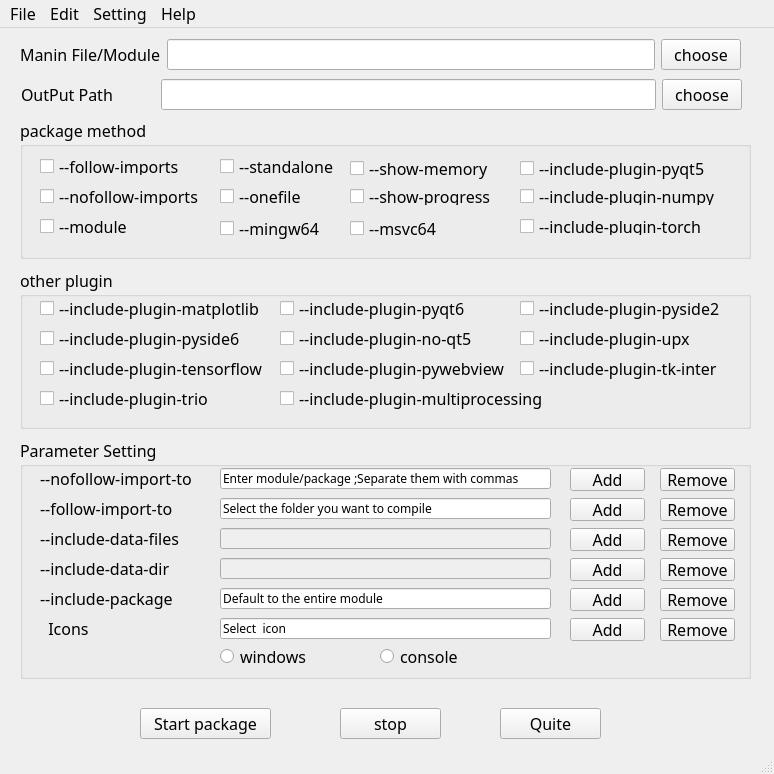
<?xml version="1.0" encoding="UTF-8"?>
<ui version="4.0">
 <class>MainWindow</class>
 <widget class="QMainWindow" name="MainWindow">
  <property name="geometry">
   <rect>
    <x>0</x>
    <y>0</y>
    <width>774</width>
    <height>774</height>
   </rect>
  </property>
  <property name="font">
   <font>
    <family>微软雅黑</family>
    <pointsize>12</pointsize>
   </font>
  </property>
  <property name="windowTitle">
   <string>AutoNuitka</string>
  </property>
  <widget class="QWidget" name="centralwidget">
   <widget class="QGroupBox" name="groupBox">
    <property name="geometry">
     <rect>
      <x>20</x>
      <y>90</y>
      <width>731</width>
      <height>141</height>
     </rect>
    </property>
    <property name="title">
     <string>package method</string>
    </property>
    <widget class="QCheckBox" name="checkBox">
     <property name="geometry">
      <rect>
       <x>20</x>
       <y>40</y>
       <width>151</width>
       <height>17</height>
      </rect>
     </property>
     <property name="text">
      <string>--follow-imports</string>
     </property>
    </widget>
    <widget class="QCheckBox" name="checkBox_2">
     <property name="geometry">
      <rect>
       <x>200</x>
       <y>100</y>
       <width>111</width>
       <height>21</height>
      </rect>
     </property>
     <property name="text">
      <string>--mingw64</string>
     </property>
    </widget>
    <widget class="QCheckBox" name="checkBox_3">
     <property name="geometry">
      <rect>
       <x>200</x>
       <y>40</y>
       <width>141</width>
       <height>17</height>
      </rect>
     </property>
     <property name="text">
      <string>--standalone</string>
     </property>
    </widget>
    <widget class="QCheckBox" name="checkBox_4">
     <property name="geometry">
      <rect>
       <x>200</x>
       <y>70</y>
       <width>141</width>
       <height>17</height>
      </rect>
     </property>
     <property name="text">
      <string>--onefile</string>
     </property>
    </widget>
    <widget class="QCheckBox" name="checkBox_5">
     <property name="geometry">
      <rect>
       <x>330</x>
       <y>40</y>
       <width>151</width>
       <height>21</height>
      </rect>
     </property>
     <property name="text">
      <string>--show-memory</string>
     </property>
    </widget>
    <widget class="QCheckBox" name="checkBox_6">
     <property name="geometry">
      <rect>
       <x>330</x>
       <y>70</y>
       <width>151</width>
       <height>17</height>
      </rect>
     </property>
     <property name="text">
      <string>--show-progress</string>
     </property>
    </widget>
    <widget class="QCheckBox" name="checkBox_7">
     <property name="geometry">
      <rect>
       <x>20</x>
       <y>100</y>
       <width>91</width>
       <height>17</height>
      </rect>
     </property>
     <property name="text">
      <string>--module </string>
     </property>
    </widget>
    <widget class="QCheckBox" name="checkBox_8">
     <property name="geometry">
      <rect>
       <x>20</x>
       <y>70</y>
       <width>171</width>
       <height>17</height>
      </rect>
     </property>
     <property name="text">
      <string>--nofollow-imports</string>
     </property>
    </widget>
    <widget class="QCheckBox" name="checkBox_10">
     <property name="geometry">
      <rect>
       <x>330</x>
       <y>100</y>
       <width>101</width>
       <height>21</height>
      </rect>
     </property>
     <property name="text">
      <string>--msvc64</string>
     </property>
    </widget>
    <widget class="QCheckBox" name="checkBox_9">
     <property name="geometry">
      <rect>
       <x>500</x>
       <y>40</y>
       <width>221</width>
       <height>21</height>
      </rect>
     </property>
     <property name="text">
      <string>--include-plugin-pyqt5</string>
     </property>
    </widget>
    <widget class="QCheckBox" name="checkBox_17">
     <property name="geometry">
      <rect>
       <x>500</x>
       <y>70</y>
       <width>211</width>
       <height>17</height>
      </rect>
     </property>
     <property name="text">
      <string>--include-plugin-numpy</string>
     </property>
    </widget>
    <widget class="QCheckBox" name="checkBox_20">
     <property name="geometry">
      <rect>
       <x>500</x>
       <y>100</y>
       <width>211</width>
       <height>17</height>
      </rect>
     </property>
     <property name="text">
      <string>--include-plugin-torch</string>
     </property>
    </widget>
   </widget>
   <widget class="QGroupBox" name="groupBox_2">
    <property name="geometry">
     <rect>
      <x>20</x>
      <y>410</y>
      <width>731</width>
      <height>241</height>
     </rect>
    </property>
    <property name="title">
     <string>Parameter Setting</string>
    </property>
    <widget class="QLabel" name="label_3">
     <property name="geometry">
      <rect>
       <x>20</x>
       <y>30</y>
       <width>171</width>
       <height>21</height>
      </rect>
     </property>
     <property name="text">
      <string>--nofollow-import-to</string>
     </property>
    </widget>
    <widget class="QLineEdit" name="lineEdit_3">
     <property name="geometry">
      <rect>
       <x>200</x>
       <y>30</y>
       <width>331</width>
       <height>21</height>
      </rect>
     </property>
     <property name="font">
      <font>
       <family>微软雅黑</family>
       <pointsize>9</pointsize>
      </font>
     </property>
     <property name="text">
      <string>Enter module/package ;Separate them with commas</string>
     </property>
    </widget>
    <widget class="QPushButton" name="pushButton_3">
     <property name="geometry">
      <rect>
       <x>550</x>
       <y>30</y>
       <width>75</width>
       <height>23</height>
      </rect>
     </property>
     <property name="text">
      <string>Add</string>
     </property>
    </widget>
    <widget class="QPushButton" name="pushButton_10">
     <property name="geometry">
      <rect>
       <x>640</x>
       <y>30</y>
       <width>75</width>
       <height>23</height>
      </rect>
     </property>
     <property name="text">
      <string>Remove</string>
     </property>
    </widget>
    <widget class="QLabel" name="label_5">
     <property name="geometry">
      <rect>
       <x>20</x>
       <y>150</y>
       <width>271</width>
       <height>21</height>
      </rect>
     </property>
     <property name="text">
      <string>--include-package</string>
     </property>
    </widget>
    <widget class="QLineEdit" name="lineEdit_4">
     <property name="geometry">
      <rect>
       <x>200</x>
       <y>60</y>
       <width>331</width>
       <height>21</height>
      </rect>
     </property>
     <property name="font">
      <font>
       <family>微软雅黑</family>
       <pointsize>9</pointsize>
      </font>
     </property>
     <property name="text">
      <string>Select the folder you want to compile</string>
     </property>
    </widget>
    <widget class="QPushButton" name="pushButton_4">
     <property name="geometry">
      <rect>
       <x>550</x>
       <y>60</y>
       <width>75</width>
       <height>23</height>
      </rect>
     </property>
     <property name="text">
      <string>Add</string>
     </property>
    </widget>
    <widget class="QPushButton" name="pushButton_12">
     <property name="geometry">
      <rect>
       <x>640</x>
       <y>60</y>
       <width>75</width>
       <height>23</height>
      </rect>
     </property>
     <property name="text">
      <string>Remove</string>
     </property>
    </widget>
    <widget class="QLabel" name="label_6">
     <property name="geometry">
      <rect>
       <x>20</x>
       <y>90</y>
       <width>271</width>
       <height>21</height>
      </rect>
     </property>
     <property name="text">
      <string>--include-data-files</string>
     </property>
    </widget>
    <widget class="QLineEdit" name="lineEdit_5">
     <property name="enabled">
      <bool>false</bool>
     </property>
     <property name="geometry">
      <rect>
       <x>200</x>
       <y>90</y>
       <width>331</width>
       <height>21</height>
      </rect>
     </property>
     <property name="font">
      <font>
       <family>微软雅黑</family>
       <pointsize>9</pointsize>
      </font>
     </property>
    </widget>
    <widget class="QPushButton" name="pushButton_5">
     <property name="geometry">
      <rect>
       <x>550</x>
       <y>90</y>
       <width>75</width>
       <height>23</height>
      </rect>
     </property>
     <property name="text">
      <string>Add</string>
     </property>
    </widget>
    <widget class="QPushButton" name="pushButton_14">
     <property name="geometry">
      <rect>
       <x>640</x>
       <y>90</y>
       <width>75</width>
       <height>23</height>
      </rect>
     </property>
     <property name="text">
      <string>Remove</string>
     </property>
    </widget>
    <widget class="QLabel" name="label_7">
     <property name="geometry">
      <rect>
       <x>20</x>
       <y>120</y>
       <width>151</width>
       <height>21</height>
      </rect>
     </property>
     <property name="text">
      <string>--include-data-dir</string>
     </property>
    </widget>
    <widget class="QLineEdit" name="lineEdit_8">
     <property name="enabled">
      <bool>false</bool>
     </property>
     <property name="geometry">
      <rect>
       <x>200</x>
       <y>120</y>
       <width>331</width>
       <height>21</height>
      </rect>
     </property>
     <property name="font">
      <font>
       <family>微软雅黑</family>
       <pointsize>9</pointsize>
      </font>
     </property>
    </widget>
    <widget class="QPushButton" name="pushButton_15">
     <property name="geometry">
      <rect>
       <x>550</x>
       <y>120</y>
       <width>75</width>
       <height>23</height>
      </rect>
     </property>
     <property name="text">
      <string>Add</string>
     </property>
    </widget>
    <widget class="QPushButton" name="pushButton_16">
     <property name="geometry">
      <rect>
       <x>640</x>
       <y>120</y>
       <width>75</width>
       <height>23</height>
      </rect>
     </property>
     <property name="text">
      <string>Remove</string>
     </property>
    </widget>
    <widget class="QLabel" name="label_8">
     <property name="geometry">
      <rect>
       <x>20</x>
       <y>60</y>
       <width>171</width>
       <height>21</height>
      </rect>
     </property>
     <property name="text">
      <string>--follow-import-to</string>
     </property>
    </widget>
    <widget class="QLineEdit" name="lineEdit_9">
     <property name="geometry">
      <rect>
       <x>200</x>
       <y>150</y>
       <width>331</width>
       <height>21</height>
      </rect>
     </property>
     <property name="font">
      <font>
       <family>微软雅黑</family>
       <pointsize>9</pointsize>
      </font>
     </property>
     <property name="text">
      <string>Default to the entire module</string>
     </property>
    </widget>
    <widget class="QPushButton" name="pushButton_17">
     <property name="geometry">
      <rect>
       <x>640</x>
       <y>150</y>
       <width>75</width>
       <height>23</height>
      </rect>
     </property>
     <property name="text">
      <string>Remove</string>
     </property>
    </widget>
    <widget class="QPushButton" name="pushButton_18">
     <property name="geometry">
      <rect>
       <x>550</x>
       <y>150</y>
       <width>75</width>
       <height>23</height>
      </rect>
     </property>
     <property name="text">
      <string>Add</string>
     </property>
    </widget>
    <widget class="QLabel" name="label_4">
     <property name="geometry">
      <rect>
       <x>20</x>
       <y>180</y>
       <width>61</width>
       <height>21</height>
      </rect>
     </property>
     <property name="text">
      <string>  Icons</string>
     </property>
    </widget>
    <widget class="QLineEdit" name="lineEdit_6">
     <property name="geometry">
      <rect>
       <x>200</x>
       <y>180</y>
       <width>331</width>
       <height>21</height>
      </rect>
     </property>
     <property name="font">
      <font>
       <family>微软雅黑</family>
       <pointsize>9</pointsize>
      </font>
     </property>
     <property name="text">
      <string>Select  icon</string>
     </property>
    </widget>
    <widget class="QPushButton" name="pushButton_19">
     <property name="geometry">
      <rect>
       <x>640</x>
       <y>180</y>
       <width>75</width>
       <height>23</height>
      </rect>
     </property>
     <property name="text">
      <string>Remove</string>
     </property>
    </widget>
    <widget class="QPushButton" name="pushButton_20">
     <property name="geometry">
      <rect>
       <x>550</x>
       <y>180</y>
       <width>75</width>
       <height>23</height>
      </rect>
     </property>
     <property name="text">
      <string>Add</string>
     </property>
    </widget>
    <widget class="QRadioButton" name="radioButton">
     <property name="geometry">
      <rect>
       <x>200</x>
       <y>210</y>
       <width>89</width>
       <height>17</height>
      </rect>
     </property>
     <property name="text">
      <string>windows</string>
     </property>
    </widget>
    <widget class="QRadioButton" name="radioButton_2">
     <property name="geometry">
      <rect>
       <x>360</x>
       <y>210</y>
       <width>101</width>
       <height>17</height>
      </rect>
     </property>
     <property name="text">
      <string>console</string>
     </property>
    </widget>
   </widget>
   <widget class="QPushButton" name="pushButton_7">
    <property name="geometry">
     <rect>
      <x>140</x>
      <y>680</y>
      <width>131</width>
      <height>31</height>
     </rect>
    </property>
    <property name="text">
     <string>Start package</string>
    </property>
   </widget>
   <widget class="QPushButton" name="pushButton_8">
    <property name="geometry">
     <rect>
      <x>340</x>
      <y>680</y>
      <width>101</width>
      <height>31</height>
     </rect>
    </property>
    <property name="text">
     <string>stop</string>
    </property>
   </widget>
   <widget class="QPushButton" name="pushButton_9">
    <property name="geometry">
     <rect>
      <x>500</x>
      <y>680</y>
      <width>101</width>
      <height>31</height>
     </rect>
    </property>
    <property name="text">
     <string>Quite</string>
    </property>
   </widget>
   <widget class="QWidget" name="layoutWidget">
    <property name="geometry">
     <rect>
      <x>20</x>
      <y>10</y>
      <width>721</width>
      <height>33</height>
     </rect>
    </property>
    <layout class="QHBoxLayout" name="horizontalLayout">
     <item>
      <widget class="QLabel" name="label">
       <property name="text">
        <string>Manin File/Module</string>
       </property>
      </widget>
     </item>
     <item>
      <widget class="QLineEdit" name="lineEdit"/>
     </item>
     <item>
      <widget class="QPushButton" name="pushButton">
       <property name="text">
        <string>choose</string>
       </property>
      </widget>
     </item>
    </layout>
   </widget>
   <widget class="QWidget" name="layoutWidget">
    <property name="geometry">
     <rect>
      <x>21</x>
      <y>50</y>
      <width>721</width>
      <height>33</height>
     </rect>
    </property>
    <layout class="QHBoxLayout" name="horizontalLayout_2">
     <item>
      <widget class="QLabel" name="label_2">
       <property name="text">
        <string>OutPut Path          </string>
       </property>
      </widget>
     </item>
     <item>
      <widget class="QLineEdit" name="lineEdit_2"/>
     </item>
     <item>
      <widget class="QPushButton" name="pushButton_2">
       <property name="text">
        <string>choose</string>
       </property>
      </widget>
     </item>
    </layout>
   </widget>
   <widget class="QGroupBox" name="groupBox_3">
    <property name="geometry">
     <rect>
      <x>20</x>
      <y>240</y>
      <width>731</width>
      <height>161</height>
     </rect>
    </property>
    <property name="title">
     <string>other plugin</string>
    </property>
    <widget class="QCheckBox" name="checkBox_11">
     <property name="geometry">
      <rect>
       <x>20</x>
       <y>30</y>
       <width>231</width>
       <height>21</height>
      </rect>
     </property>
     <property name="text">
      <string>--include-plugin-matplotlib</string>
     </property>
    </widget>
    <widget class="QCheckBox" name="checkBox_13">
     <property name="geometry">
      <rect>
       <x>260</x>
       <y>30</y>
       <width>201</width>
       <height>21</height>
      </rect>
     </property>
     <property name="text">
      <string>--include-plugin-pyqt6</string>
     </property>
    </widget>
    <widget class="QCheckBox" name="checkBox_15">
     <property name="geometry">
      <rect>
       <x>500</x>
       <y>30</y>
       <width>211</width>
       <height>21</height>
      </rect>
     </property>
     <property name="text">
      <string>--include-plugin-pyside2</string>
     </property>
    </widget>
    <widget class="QCheckBox" name="checkBox_12">
     <property name="geometry">
      <rect>
       <x>20</x>
       <y>60</y>
       <width>221</width>
       <height>21</height>
      </rect>
     </property>
     <property name="text">
      <string>--include-plugin-pyside6</string>
     </property>
    </widget>
    <widget class="QCheckBox" name="checkBox_18">
     <property name="geometry">
      <rect>
       <x>260</x>
       <y>60</y>
       <width>201</width>
       <height>21</height>
      </rect>
     </property>
     <property name="text">
      <string>--include-plugin-no-qt5</string>
     </property>
    </widget>
    <widget class="QCheckBox" name="checkBox_19">
     <property name="geometry">
      <rect>
       <x>20</x>
       <y>90</y>
       <width>231</width>
       <height>21</height>
      </rect>
     </property>
     <property name="text">
      <string>--include-plugin-tensorflow</string>
     </property>
    </widget>
    <widget class="QCheckBox" name="checkBox_22">
     <property name="geometry">
      <rect>
       <x>500</x>
       <y>60</y>
       <width>201</width>
       <height>21</height>
      </rect>
     </property>
     <property name="text">
      <string>--include-plugin-upx</string>
     </property>
    </widget>
    <widget class="QCheckBox" name="checkBox_23">
     <property name="geometry">
      <rect>
       <x>20</x>
       <y>120</y>
       <width>201</width>
       <height>21</height>
      </rect>
     </property>
     <property name="text">
      <string>--include-plugin-trio</string>
     </property>
    </widget>
    <widget class="QCheckBox" name="checkBox_24">
     <property name="geometry">
      <rect>
       <x>500</x>
       <y>90</y>
       <width>211</width>
       <height>21</height>
      </rect>
     </property>
     <property name="text">
      <string>--include-plugin-tk-inter</string>
     </property>
    </widget>
    <widget class="QCheckBox" name="checkBox_25">
     <property name="geometry">
      <rect>
       <x>260</x>
       <y>90</y>
       <width>241</width>
       <height>21</height>
      </rect>
     </property>
     <property name="text">
      <string>--include-plugin-pywebview</string>
     </property>
    </widget>
    <widget class="QCheckBox" name="checkBox_14">
     <property name="geometry">
      <rect>
       <x>260</x>
       <y>120</y>
       <width>281</width>
       <height>21</height>
      </rect>
     </property>
     <property name="text">
      <string>--include-plugin-multiprocessing</string>
     </property>
    </widget>
   </widget>
  </widget>
  <widget class="QMenuBar" name="menubar">
   <property name="geometry">
    <rect>
     <x>0</x>
     <y>0</y>
     <width>774</width>
     <height>26</height>
    </rect>
   </property>
   <widget class="QMenu" name="menu">
    <property name="title">
     <string>File</string>
    </property>
   </widget>
   <widget class="QMenu" name="menu_2">
    <property name="title">
     <string>Edit</string>
    </property>
   </widget>
   <widget class="QMenu" name="menu_3">
    <property name="title">
     <string>Setting</string>
    </property>
   </widget>
   <widget class="QMenu" name="menu_4">
    <property name="title">
     <string>Help</string>
    </property>
   </widget>
   <addaction name="menu"/>
   <addaction name="menu_2"/>
   <addaction name="menu_3"/>
   <addaction name="menu_4"/>
  </widget>
  <widget class="QStatusBar" name="statusbar">
   <property name="font">
    <font>
     <family>微软雅黑</family>
     <pointsize>8</pointsize>
    </font>
   </property>
  </widget>
 </widget>
 <resources/>
 <connections/>
</ui>
